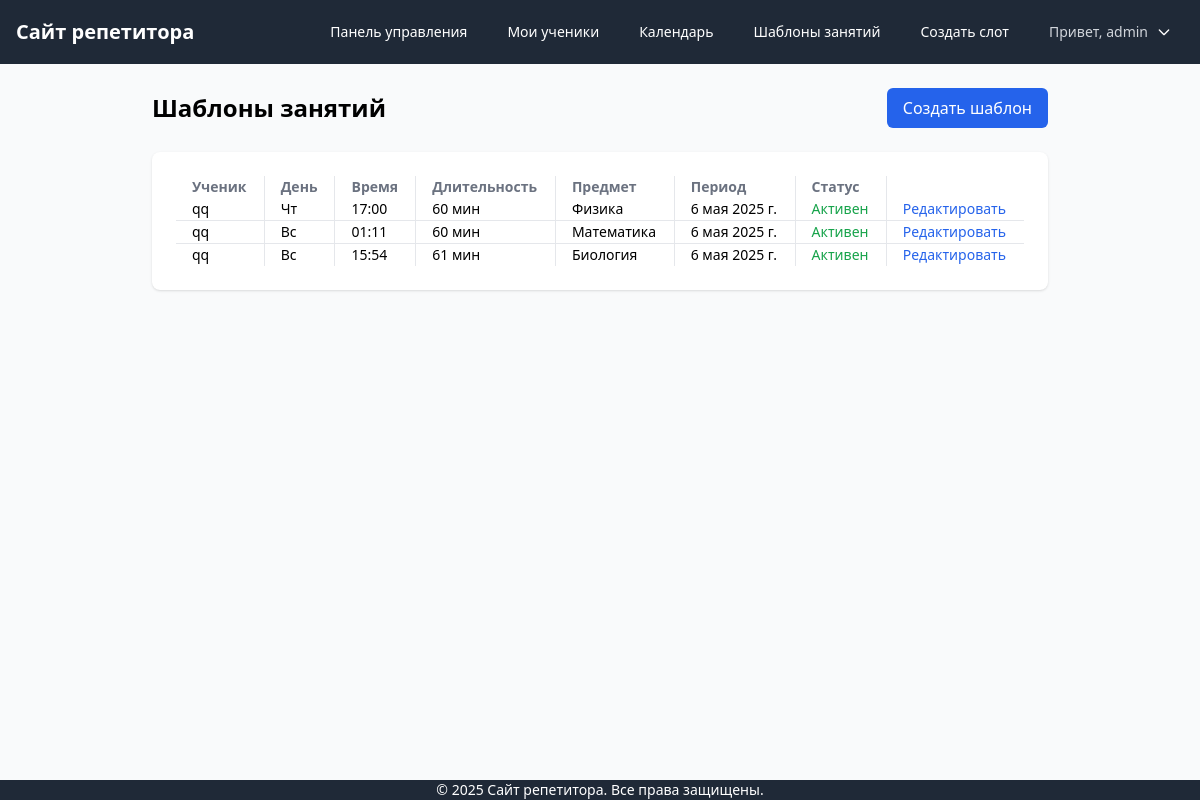
/tutor/recurring-templates/ (signed in), run on an earlier commit of the app's database.
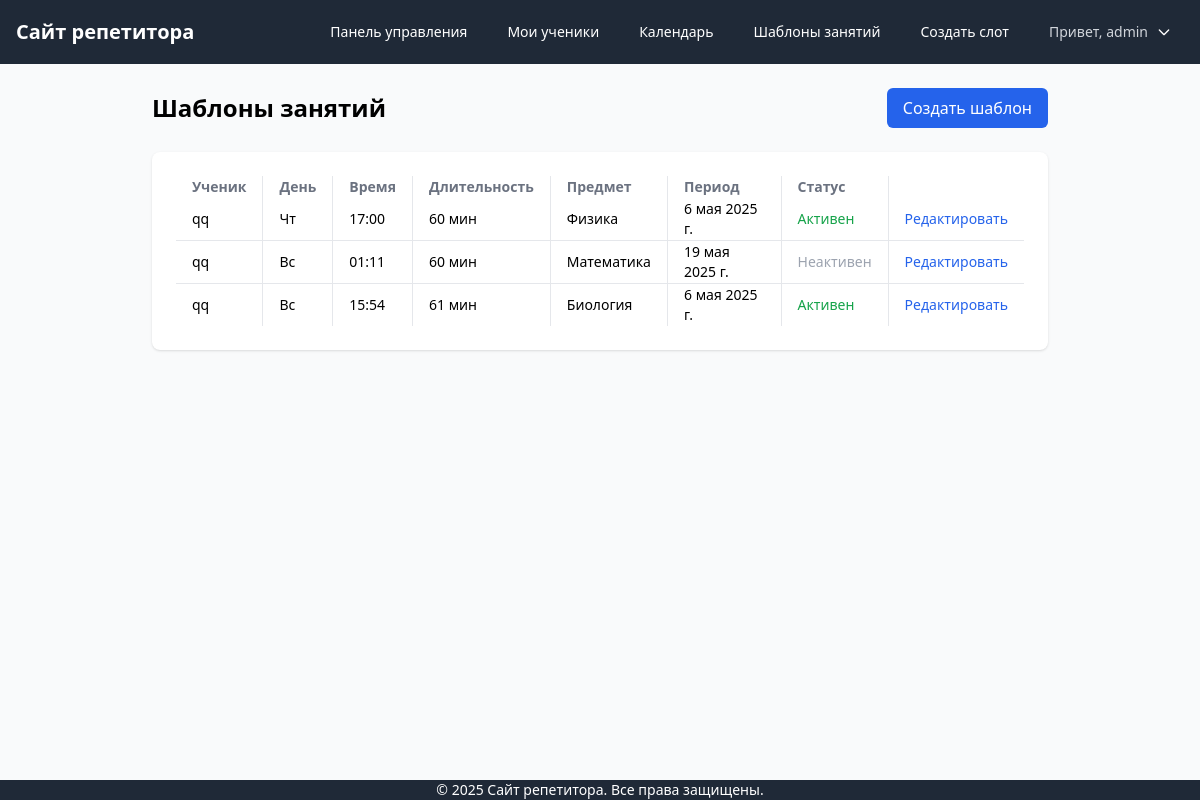
And on a later commit of the database.
### scheduler/models.py (models this page shows, shortened)
class RecurringLessonTemplate(models.Model):
    tutor = models.ForeignKey(User, on_delete=models.CASCADE, related_name='recurring_templates_as_tutor')
    student = models.ForeignKey(User, on_delete=models.CASCADE, related_name='recurring_templates_as_student')
    weekday = models.IntegerField(choices=[(i, day) for i, day in enumerate(['Пн','Вт','Ср','Чт','Пт','Сб','Вс'])])
    time = models.TimeField()
    duration = models.IntegerField(default=60)
    subject = models.CharField(max_length=20, choices=Lesson.SUBJECT_CHOICES, default='math')
    start_date = models.DateField()
    end_date = models.DateField(null=True, blank=True)
    is_active = models.BooleanField(default=True)
    created_at = models.DateTimeField(auto_now_add=True)
    updated_at = models.DateTimeField(auto_now=True)

### scheduler/views.py (the view)
# urls.py: path('tutor/recurring-templates/', views.recurring_templates_list, name='recurring_templates_list'),
@login_required
@user_passes_test(is_tutor)
def recurring_templates_list(request):
    templates = RecurringLessonTemplate.objects.filter(tutor=request.user)
    return render(request, 'scheduler/tutor/recurring_templates/list.html', {'templates': templates})

### scheduler/views.py (called while the page is built)
def is_tutor(user):
    return user.groups.filter(name='Tutors').exists()

### scheduler/templates/scheduler/tutor/recurring_templates/list.html (shortened to what this page needs)
{% extends 'base.html' %}
{% block content %}
<div class="max-w-4xl mx-auto space-y-6">
    <div class="flex justify-between items-center">
        <h1 class="text-2xl font-bold">Шаблоны занятий</h1>
        <a href="{% url 'recurring_template_create' %}" class="bg-blue-600 text-white px-4 py-2 rounded-md hover:bg-blue-700">Создать шаблон</a>
    </div>
    <div class="bg-white shadow rounded-lg p-6">
        {% if templates %}
        <table class="w-full text-sm">
            <thead>
                <tr class="text-gray-500 [&>th]:px-4 divide-x divide-gray-200">
                    <th class="text-left">Ученик</th>
                    <th class="text-left">День</th>
                    <th class="text-left">Время</th>
                    <th class="text-left">Длительность</th>
                    <th class="text-left">Предмет</th>
                    <th class="text-left">Период</th>
                    <th class="text-left">Статус</th>
                    <th class="text-left"></th>
                </tr>
            </thead>
            <tbody class="divide-y divide-gray-200">
                {% for t in templates %}
                <tr class="[&>td]:px-4 divide-x divide-gray-200">
                    <td>{{ t.student.get_full_name|default:t.student.username }}</td>
                    <td>{{ t.get_weekday_display }}</td>
                    <td>{{ t.time|time:'H:i' }}</td>
                    <td>{{ t.duration }} мин</td>
                    <td>{{ t.get_subject_display }}</td>
                    <td>{{ t.start_date }}{% if t.end_date %} — {{ t.end_date }}{% endif %}</td>
                    <td>{% if t.is_active %}<span class="text-green-600">Активен</span>{% else %}<span class="text-gray-400">Неактивен</span>{% endif %}</td>
                    <td><a href="{% url 'recurring_template_edit' t.id %}" class="text-blue-600 hover:underline">Редактировать</a></td>
                </tr>
                {% endfor %}
            </tbody>
        </table>
        {% else %}
        <p class="text-gray-500">Нет шаблонов</p>
        {% endif %}
    </div>
</div>
{% endblock %}

What changed in the data, as far as the page shows it:
changed RecurringLessonTemplate "Математика": start_date "6 мая 2025 г." → "19 мая 2025 г."; is_active "Активен" → "Неактивен"
